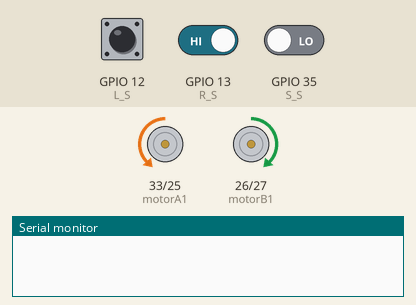
This sketch was run on a simulated ESP32. On the bench: motor-driver pin pairs drawn as motors (green arrow = first pin HIGH = forward, orange = second pin HIGH = backward, longer = more drive, scaled by the enable pin), the last lines printed to the serial monitor. The test bench sets the inputs (shaded band); at power-on: GPIO 12 (L_S) HIGH, GPIO 13 (R_S) HIGH, GPIO 35 (S_S) LOW.

Above: at 2.2 s.
2.3 s: GPIO 12 (L_S) driven LOW and GPIO 13 (R_S) driven LOW
At 5.3 s:
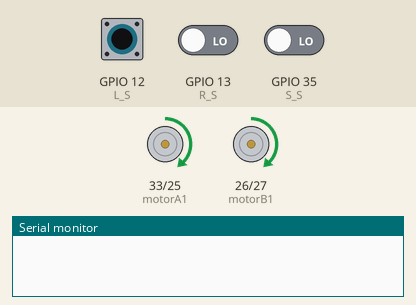
7.4 s: GPIO 12 (L_S) driven HIGH
At 7.75 s:
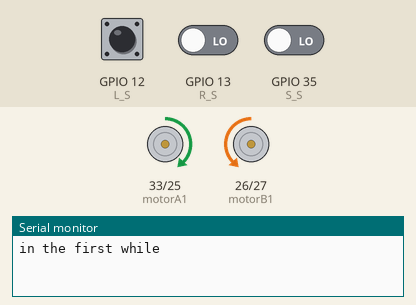
10.9 s: GPIO 12 (L_S) driven LOW
16.0 s: GPIO 12 (L_S) pulsed HIGH 2 times (0.12 s each, 0.3 s apart)
At 18.3 s:
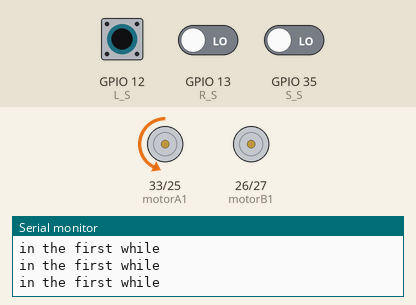
Timing chart, 0 to 22.7 s (numbered marks = the images above; inputs shaded):
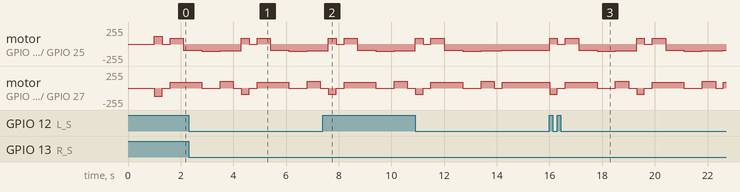

The sketch:

coderobotdolinev2.ino
```cpp
 #include"analogWrite.h"
  int stop_distance = 12;// Khoảng cách phát hiện vật cản
////Kết nối SRF 05 OR 04
//  const int trigPin = 11; // kết nối chân trig với chân 11 arduino
//  const int echoPin = 12; // kết nối chân echo với chân 12 arduino

//L298 kết nối arduino
  const int motorA1      = 33;  // kết nối chân IN1 với chân 3 arduino
  const int motorA2      = 25;  // kết nối chân IN2 với chân 4 arduino
  const int motorAspeed  = 32;  // kết nối chân ENA với chân 5 arduino
  const int motorB1      = 26; // kết nối chân IN3 với chân 7 arduino
  const int motorB2      = 27; // kết nối chân IN4 với chân 8 arduino
  const int motorBspeed  =14;  // kết nối chân ENB với chân 6 arduino

//kết nối của 3 cảm biến hồng ngoại (dò line )
  const int L_S =12;  // cb dò line phải
  const int S_S =35;  // cb dò line giữa
  const int R_S =13; //cb dò line trái

  int left_sensor_state;// biến lưu cảm biến hồng ngoại line trái
  int s_sensor_state;   // biến lưu cảm biến hồng ngoại line giữa
  int right_sensor_state;// biến lưu cảm biến hồng ngoại line phải

  long duration; //
  int distance;  // biến khoảng cách


void setup() {
  pinMode(L_S,INPUT); // chân cảm biến khai báo là đầu vào
  pinMode(R_S,INPUT);
  pinMode(S_S,INPUT);
  pinMode(motorA1, OUTPUT);
  pinMode(motorA2, OUTPUT);
  pinMode(motorB1, OUTPUT);
  pinMode(motorB2, OUTPUT);
  pinMode(motorAspeed, OUTPUT);
   pinMode(motorBspeed, OUTPUT);
//  pinMode(trigPin, OUTPUT);
//  pinMode(echoPin, INPUT);

  Serial.begin(112500);
  analogWrite(motorAspeed, 120); // tốc độ động cơ a ban đầu 120 ( 0 - 255)
  analogWrite(motorBspeed, 120);// tốc độ động cơ b ban đầu 120 ( 0 - 255)
  delay(1000);

}

void loop() {
//  digitalWrite(trigPin, LOW);
//  delayMicroseconds(2);
//  digitalWrite(trigPin, HIGH);
//  delayMicroseconds(10);
//  digitalWrite(trigPin, LOW);
//  duration = pulseIn(echoPin, HIGH);
//  distance= duration*0.034/2;
//  Serial.print("Distance: ");
//  Serial.println(distance);

   left_sensor_state = digitalRead(L_S);
   s_sensor_state = digitalRead(S_S);
   right_sensor_state = digitalRead(R_S);

if ((digitalRead(L_S) == 0)&&(digitalRead(S_S) == 1)&&(digitalRead(R_S) == 0)){forword();}// đi tiến

if ((digitalRead(L_S) == 1)&&(digitalRead(S_S) == 1)&&(digitalRead(R_S) == 0)){turnLeft();} // rẻ trái
if ((digitalRead(L_S) == 1)&&(digitalRead(S_S) ==0)&&(digitalRead(R_S) == 0)) {turnLeft();} // rẻ trái

if ((digitalRead(L_S) == 0)&&(digitalRead(S_S) == 1)&&(digitalRead(R_S) == 1)){turnRight();} // rẻ phải
if ((digitalRead(L_S) == 0)&&(digitalRead(S_S) == 0)&&(digitalRead(R_S) == 1)){turnRight();}// rẻ phải

if ((digitalRead(L_S) == 1)&&(digitalRead(S_S) == 1)&&(digitalRead(R_S) == 1)){Stop();} // stop


 if(distance < stop_distance) // nếu khoảng cách nhỏ hơn giới hạn
 {

  digitalWrite (motorA1,HIGH);// cho xe robot chạy lùi 1 đoạn
  digitalWrite(motorA2,LOW);
  digitalWrite (motorB1,LOW);
  digitalWrite(motorB2,HIGH);
  delay(300);
  analogWrite (motorAspeed, 0);
  analogWrite (motorBspeed, 0);
  delay(300);
  digitalWrite (motorA1,HIGH);// cho xe robot tien sang trái
  digitalWrite(motorA2,LOW);
  digitalWrite (motorB1,HIGH);
  digitalWrite(motorB2,LOW);
   analogWrite (motorAspeed, 90);
  analogWrite (motorBspeed, 90);
  delay(500);

  digitalWrite (motorA1,LOW); //cho xe robot đi thẳng 1 đoạn
  digitalWrite(motorA2,HIGH);
  digitalWrite (motorB1,HIGH);
  digitalWrite(motorB2,LOW);
  analogWrite (motorAspeed, 90);
  analogWrite (motorBspeed, 90);
  delay(700);


 digitalWrite (motorA1,LOW);// cho xe robot re phải 1 đoạn có thể thay đổi
  digitalWrite(motorA2,HIGH);
  digitalWrite (motorB1,LOW);
  digitalWrite(motorB2,LOW);
   analogWrite (motorAspeed, 110);
  analogWrite (motorBspeed, 110);
  delay(700);

  ///////////////////
   digitalWrite (motorA1,LOW); //cho xe robot đi thẳng
  digitalWrite(motorA2,HIGH);
  digitalWrite (motorB1,HIGH);
  digitalWrite(motorB2,LOW);
  analogWrite (motorAspeed, 100);
  analogWrite (motorBspeed, 100);
  delay(500);

////////////////////////
 digitalWrite (motorA1,LOW); //cho xe robot re trái
  digitalWrite(motorA2,HIGH);
  digitalWrite (motorB1,LOW);
  digitalWrite(motorB2,LOW);
   analogWrite (motorAspeed, 100);
  analogWrite (motorBspeed, 100);
  delay(300);
    digitalWrite (motorA1,LOW); //cho xe robot ĐI THẲNG
  digitalWrite(motorA2,HIGH);
  digitalWrite (motorB1,HIGH);
  digitalWrite(motorB2,LOW);
  analogWrite (motorAspeed, 90);
  analogWrite (motorBspeed, 90);

  while(left_sensor_state == LOW){

  left_sensor_state = digitalRead(L_S);
  s_sensor_state = digitalRead(S_S);
  right_sensor_state = digitalRead(R_S);
  Serial.println("in the first while");

 }

}
}

void forword(){ // chương trình con xe robot đi tiến

  digitalWrite (motorA1,LOW);
  digitalWrite(motorA2,HIGH);
  digitalWrite (motorB1,HIGH);
  digitalWrite(motorB2,LOW);
}


void turnRight(){

  digitalWrite (motorA1,LOW);
  digitalWrite(motorA2,LOW);
  digitalWrite (motorB1,HIGH);
  digitalWrite(motorB2,LOW);
}

void turnLeft(){

  digitalWrite (motorA1,LOW);
  digitalWrite(motorA2,HIGH);
  digitalWrite (motorB1,LOW);
  digitalWrite(motorB2,LOW);
}

void Stop(){

  digitalWrite (motorA1,LOW);
  digitalWrite(motorA2,LOW);
  digitalWrite (motorB1,LOW);
  digitalWrite(motorB2,LOW);
}
```
